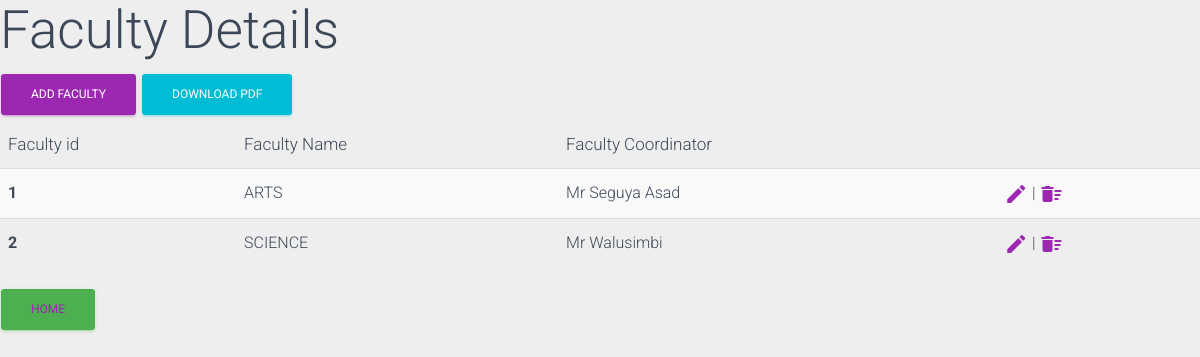
The app's page /faculty/add_faculty/, older data.
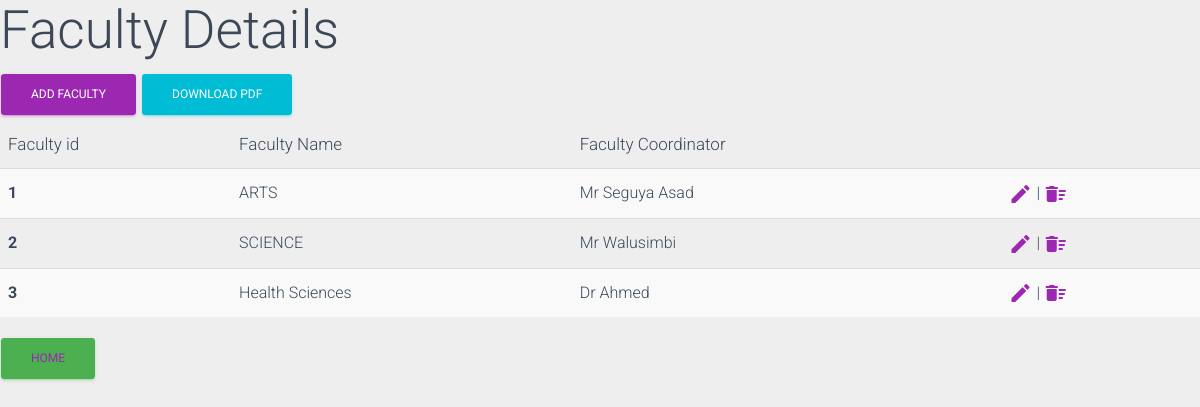
The same page, newer data.
### exam/models.py (models this page shows, shortened)
class Faculty(models.Model):
    Faculty_Name = models.CharField(max_length=200)
    Faculty_Coordinator = models.CharField(max_length=100)

### exam/views.py (the view)
# urls.py: path('faculty/add_faculty/', add_faculty_view, name="add_faculty_page"),
def add_faculty_view(request):
    message =""
    if request.method == "POST":
        faculty_form = FacultyForm(request.POST)
        if faculty_form.is_valid():
            faculty_form.save()
            message="Faculty Added Successfully"
    else:
        faculty_form = FacultyForm()
    messages.success(request, message)
    faculty = Faculty.objects.all()
    context ={
        'form':faculty_form,
        'msg':message,
        'faculty':faculty,
    }
    return render(request, "faculty/add_faculty.html", context)

### exam/templates/faculty/add_faculty.html (shortened to what this page needs)
<!DOCTYPE html>
<html lang="en">
<head>
    {% load crispy_forms_tags %}
    <link rel="stylesheet" href="https://maxcdn.bootstrapcdn.com/font-awesome/latest/css/font-awesome.min.css">
    <link href="/static/assets/css/material-dashboard.css?v=2.1.2" rel="stylesheet" />
</head>
<body>
    <h1>Faculty Details</h1>
    <button type="button" class="btn btn-primary" data-toggle="modal" data-target="#exampleModal">
        ADD FACULTY
    </button>
    <a href="{% url 'faculty_pdf_page' %}">
        <button class="btn btn-info">Download Pdf</button>
    </a>
    <table class="table table-striped">
        <thead>
            <th scope="col">Faculty id</th>
            <th scope="col">Faculty Name</th>
            <th scope="col">Faculty Coordinator</th>
        </thead>
        <tbody>
            {% for faculty in faculty %}
                <tr>
                    <th scope="row">{{faculty.id}}</th>
                    <td>{{faculty.Faculty_Name}}</td>
                    <td>{{faculty.Faculty_Coordinator}}</td>
                    <td>
                        <a href="{% url 'edit_faculty_page' faculty.id %}">
                            <i class="material-icons">edit</i>
                        </a> |
                        <a href="{% url 'delete_faculty_page' faculty.id %}"
                            onclick="return confirm('Press OK to delete this Faculty')">
                            <i class="material-icons">delete_sweep</i>
                        </a>
                    </td>
                </tr>
            {% endfor %}
        </tbody>
    </table>
    <button class="btn btn-success"><a href="{% url 'home_page' %}">Home</a></button>
</body>
</html>

Row changes from the older to the newer data that the page shows:
added Faculty: id "3", Faculty_Name "Health Sciences", Faculty_Coordinator "Dr Ahmed"
